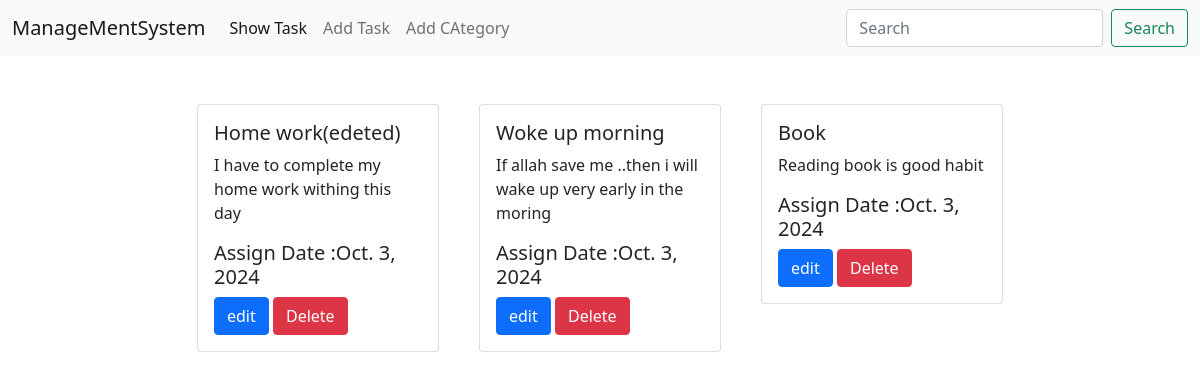
The page / on the database its author committed.
### task/models.py (models this page shows, shortened)
class Task(models.Model):
    title=models.CharField(max_length=50)
    taskDescription=models.CharField(max_length=200)
    completed=models.BooleanField(default=False)
    date=models.DateField()

### task_management_system/views.py (the view)
# urls.py: path('',views.show,name="homepage"),
def show(request):
    model=Task.objects.all()
    return render(request,'home.html',{'data':model})

### templates/home.html
{% extends 'index.html' %}
{% block element %}
<div class="row d-flex flex-wrap justify-content-center px-5 pt-5" >
    {% for itm in data %}
    <div class="col-sm-3">
      <div class="card mx-2">
        <div class="card-body">
                <h5 class="card-title">{{itm.title}}</h5>
                <p class="card-text">{{itm.taskDescription}}</p>
                <h5>Assign Date :{{itm.date}} </h5>
                <a href="{% url 'edit_task1' itm.id %}" class="btn btn-primary">edit</a>
                <a href="{% url 'task_delete' itm.id %}" class="btn btn-danger">Delete</a>
        </div>
      </div>
    </div>
    {% endfor %}
</div>
{%endblock%}

### templates/index.html (shortened to what this page needs)
<!DOCTYPE html>
<html lang="en">
<head>
    <link href="https://cdn.jsdelivr.net/npm/bootstrap@5.0.2/dist/css/bootstrap.min.css" rel="stylesheet">
</head>
<body>
    <nav class="navbar navbar-expand-lg navbar-light bg-light">
        <div class="container-fluid">
          <a class="navbar-brand" href="#">ManageMentSystem</a>
          <div class="collapse navbar-collapse" id="navbarSupportedContent">
            <ul class="navbar-nav me-auto mb-2 mb-lg-0">
              <li class="nav-item">
                <a class="nav-link active" aria-current="page" href="{% url 'homepage' %}">Show Task</a>
              </li>
              <li class="nav-item">
                <a class="nav-link" href="{% url 'task_add' %}">Add Task</a>
              </li>
              <li class="nav-item">
                <a class="nav-link" href="{% url 'category_view' %}">Add CAtegory</a>
              </li>
            </ul>
            <form class="d-flex">
              <input class="form-control me-2" type="search" placeholder="Search" aria-label="Search">
              <button class="btn btn-outline-success" type="submit">Search</button>
            </form>
          </div>
        </div>
      </nav>
      {% block element %}
      {% endblock %}
</body>
</html>

### rows shown on the page
Task: title "Home work(edeted)", taskDescription "I have to complete my home work withing this day", date "Oct. 3, 2024"
Task: title "Woke up morning", taskDescription "If allah save me ..then i will wake up very early in the moring", date "Oct. 3, 2024"
Task: title "Book", taskDescription "Reading book is good habit", date "Oct. 3, 2024"
